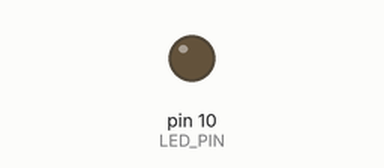
Simulated run of this sketch. Board: Arduino Uno, built with avr-gcc and run on an emulated ATmega328P. Parts: output pins drawn as LEDs (lit = HIGH). What the sketch prints to the serial monitor is not drawn.

Above: at 0.15 s.
At 37.88 s:
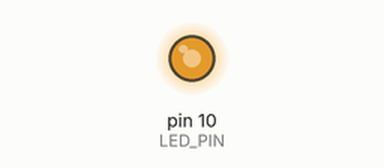
Timing chart, 0 to 37.8 s (numbered marks = the images above):
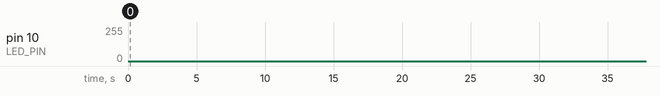

The sketch:

led_fading.ino
```cpp
#define LED_PIN 10

int intensity;
int direction;

void setup() {
  pinMode(LED_PIN, OUTPUT);
  intensity = 1;
  direction = 1;
  Serial.begin(9600);
}

void loop() {
  fading();
  Serial.println(intensity);
  analogWrite(LED_PIN, intensity);
}

void fading(){
  if (intensity == 255 || intensity == 0) {
    direction = -direction;
  }
  intensity += direction;
}
```
